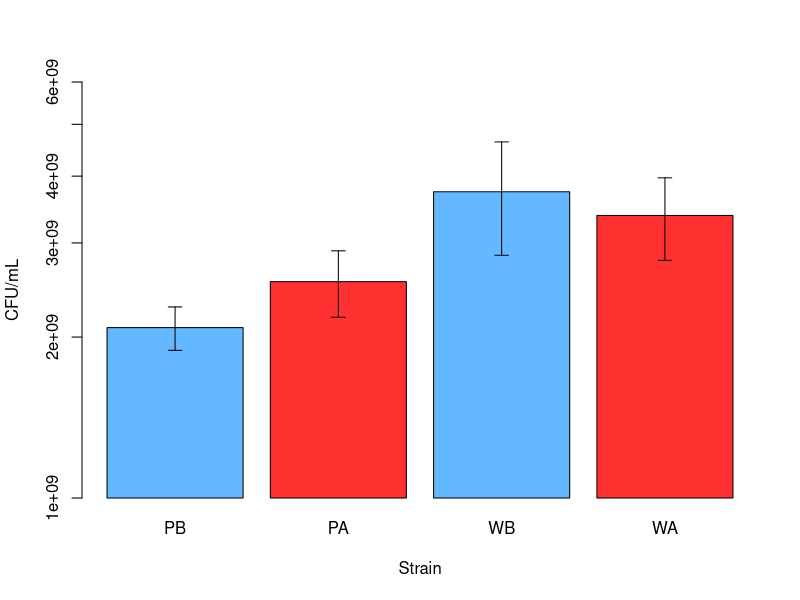

Generate this figure with R:
# Competition Colony Count Analysis
# Jared Brewer
# Created: July 21, 2015
# Modified: July 22, 2015

# The end goal here is to make a bar plot and perform an ANOVA.

comp <- read.csv("./Competition_07212015_WJB.csv", header = T)
attach(comp)

pcomp.aov <- aov(PB~PA, data=comp)
summary(pcomp.aov)

wcomp.aov <- aov(WB~WA, data=comp)
summary(wcomp.aov)

comp.aov <- aov(PB*WB~PA*WA)
summary(comp.aov)

pmeans <- c(mean(comp$PB, na.rm=T), mean(comp$PA, na.rm=T))
p.std <- c(sd(comp$PB, na.rm=T), sd(comp$PA, na.rm=T)) 
p.n <- c(sum(comp$PB, na.rm=T)/mean(comp$PA, na.rm=T), sum(comp$PB, na.rm=T)/mean(comp$PA, na.rm=T))
p.se <- c(p.std/sqrt(p.n))

wmeans <- c(mean(comp$WB, na.rm=T), mean(comp$WA, na.rm=T))
w.std <- c(sd(comp$WB, na.rm=T), sd(comp$WA, na.rm=T)) 
w.n <- c(sum(comp$WB, na.rm=T)/mean(comp$WA, na.rm=T), sum(comp$WB, na.rm=T)/mean(comp$WA, na.rm=T))
w.se <- c(w.std/sqrt(w.n))

means <- c(mean(comp$PB, na.rm=T), mean(comp$PA, na.rm=T), mean(comp$WB, na.rm=T), mean(comp$WA, na.rm=T))
comp.std <- c(sd(comp$PB, na.rm=T), sd(comp$PA, na.rm=T), sd(comp$WB, na.rm=T), sd(comp$WA, na.rm=T)) 
comp.n <- c(sum(comp$PB, na.rm=T)/mean(comp$PA, na.rm=T), sum(comp$PB, na.rm=T)/mean(comp$PA, na.rm=T), sum(comp$WB, na.rm=T)/mean(comp$WA, na.rm=T), sum(comp$WB, na.rm=T)/mean(comp$WA, na.rm=T))
comp.se <- c(comp.std/sqrt(comp.n))

comp.bar <- barplot(means, log="y", names = c("PB", "PA", "WB", "WA"), xlab="Strain", ylab="CFU/mL", ylim=c(1e+9, 6e+9), col=c("steelblue1", "firebrick1"))
abline(h=0)
segments(comp.bar, means+comp.se, comp.bar, means-comp.se) 
# Applies vertical marks for standard error
segments(comp.bar -0.05, means+comp.se, comp.bar +0.05, means+comp.se) 
# Makes horizontal tick on positive SE
# Numbers determine the width of the ticks
segments(comp.bar -0.05, means-comp.se, comp.bar +0.05, means-comp.se) 